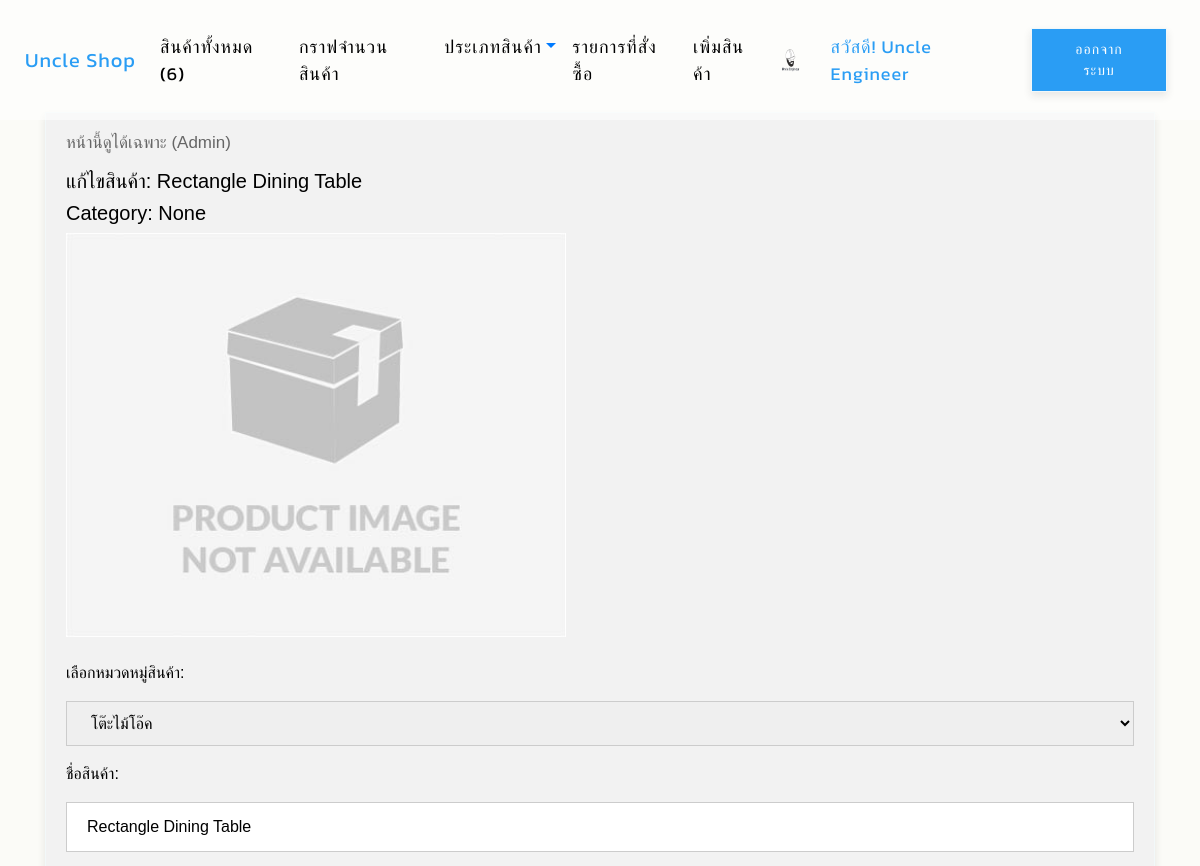
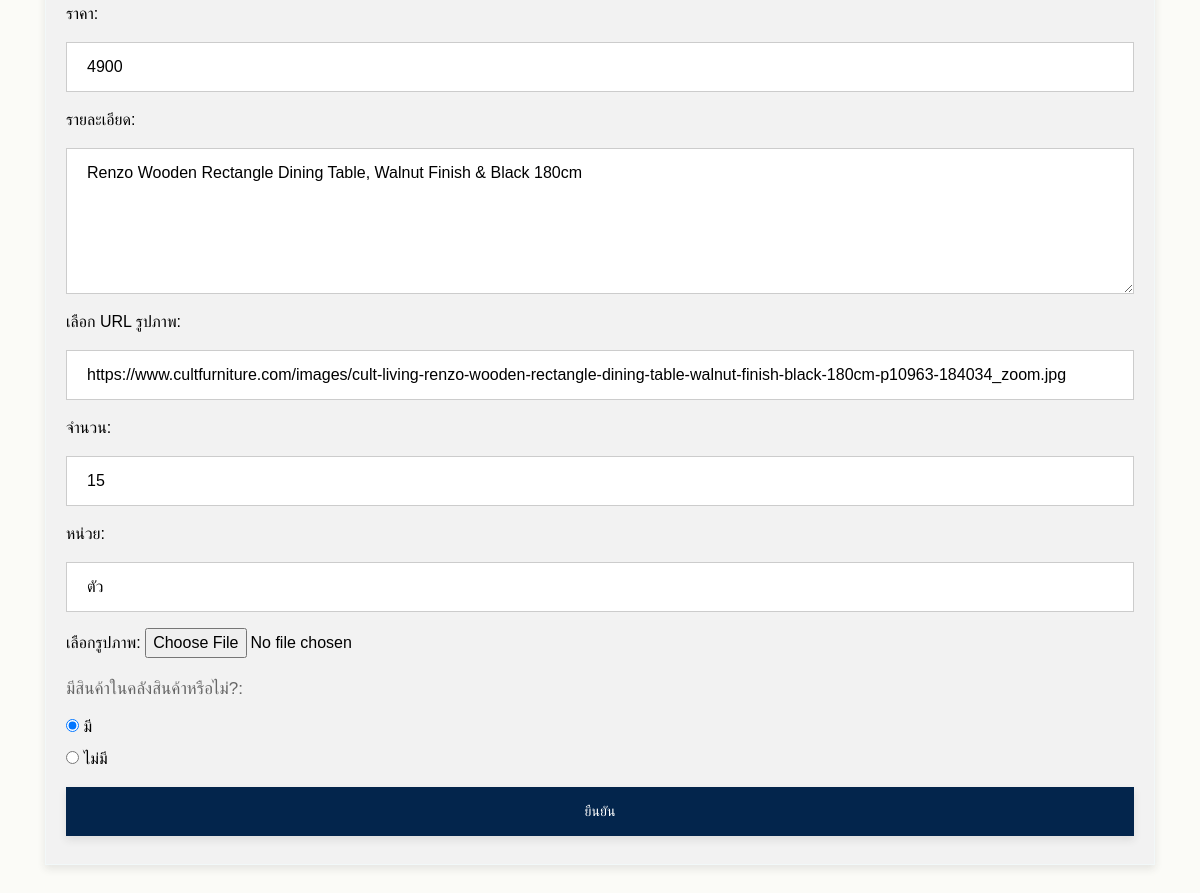
Before: /editproduct/7/ (signed in) with the older database file (2 pictures, top to bottom).
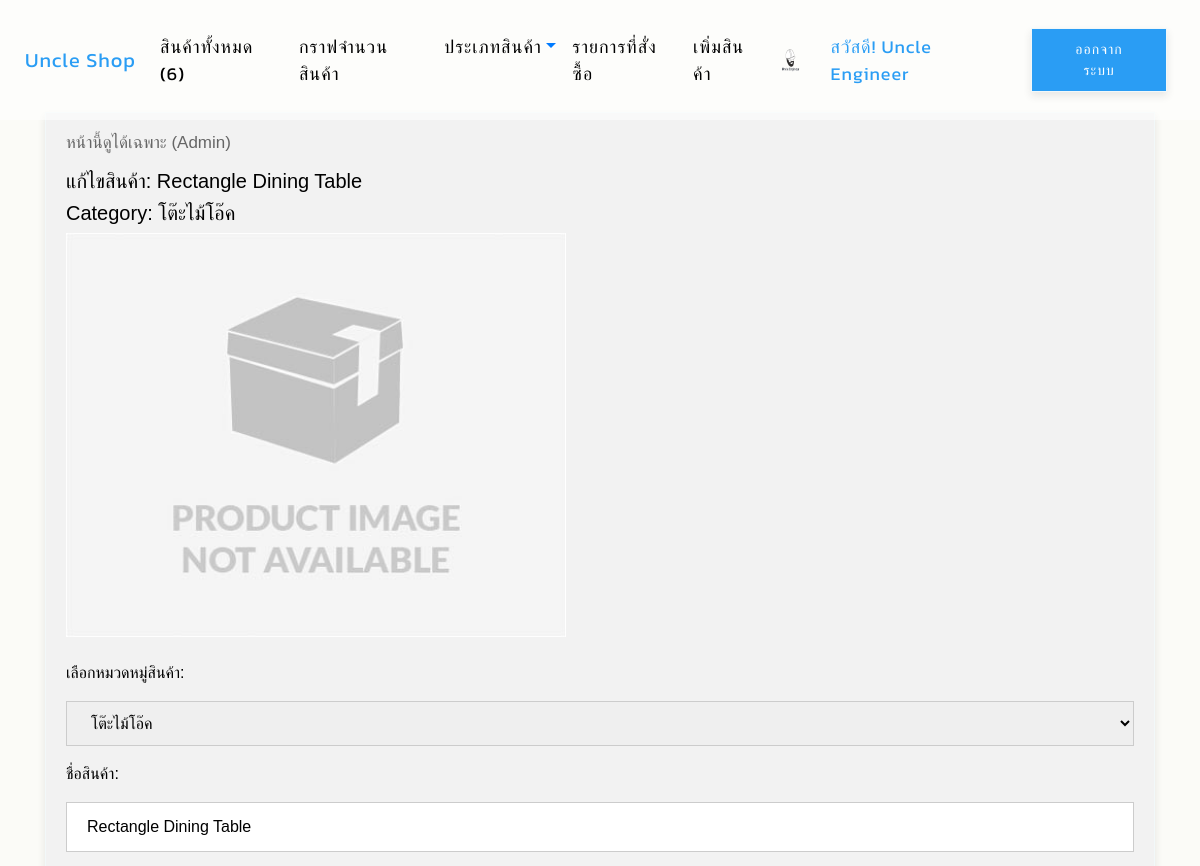
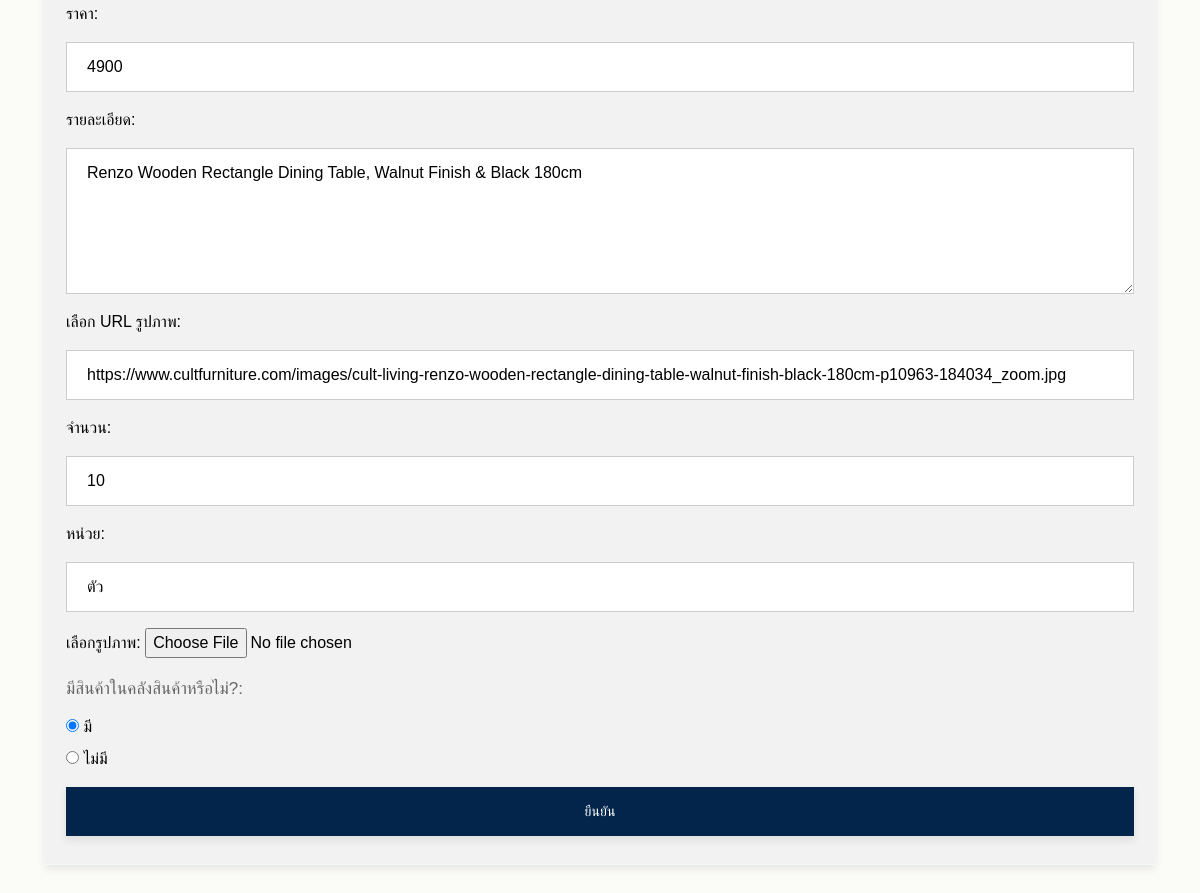
After: the same page with the newer database file (2 pictures, top to bottom).
### app_uncle_shop/models.py (models this page shows, shortened)
class AllProduct(models.Model):
    category_name = models.ForeignKey(
        Category, on_delete=models.CASCADE, null=True, blank=True)
    name = models.CharField(max_length=100)
    price = models.CharField(max_length=100)
    detail = models.TextField(null=True, blank=True)
    imageurl = models.CharField(max_length=200, null=True, blank=True)
    instock = models.BooleanField(default=True)
    quantity = models.IntegerField(default=1)
    unit = models.CharField(max_length=200, default='-')
    images = models.ImageField(upload_to="products", null=True, blank=True)

class Category(models.Model):
    category_name = models.CharField(max_length=250, default='สินค้าทั่วไป')
    detail = models.TextField(null=True, blank=True)
    def __str__(self):
        return self.category_name

### app_uncle_shop/views.py (the view, shortened to what this page needs)
# urls.py: path('editproduct/<int:productid>/', edit_product, name='edit-product-page'),
@login_required
def edit_product(request, productid):
    check = check_not_addmin(request)
    if check:
        return redirect("home-page")
    all_products = AllProduct.objects.get(id=productid)
    all_category = Category.objects.all()
    all_products = AllProduct.objects.get(id=productid)
    context = {"all_products": all_products, "all_category": all_category}
    return render(request, 'app_uncle_shop/edit-product.html', context)

### app_uncle_shop/templatetags/custom_tags.py (called while the page is built)
@register.simple_tag
def show_all_product():
    count = AllProduct.objects.count()
    return count

@register.inclusion_tag("app_uncle_shop/all-category.html")
def all_category():
    category = Category.objects.all()
    return {"categories": category}

### app_uncle_shop/views.py (called while the page is built)
def check_not_addmin(request):
    if request.user.profile.usertype != 'admin':
        return True
    else:
        return False

### app_uncle_shop/templates/app_uncle_shop/edit-product.html (shortened to what this page needs)
{% extends 'app_uncle_shop/index.html' %}
{% block content %}
<!DOCTYPE html>
<html>
<body>
<div class="card-container">
  <div class="text-color-black">
    <p>หน้านี้ดูได้เฉพาะ (Admin)</p>
    <h5>แก้ไขสินค้า: {{all_products.name}}</h5>
    <h5>Category: {{all_products.category_name}}</h5>
    <img src="{{all_products.images.url}}" width="500px" /><br /><br />
    <form method="POST" enctype="multipart/form-data">
      <div class="form-group">
        <label for="all_category">เลือกหมวดหมู่สินค้า:</label>
        <select name="all_category" id="all_category" type="select">
        {% for cat in all_category %}
          {% if cat.category_name == all_products.category_name.category_name %}
          <option selected="selected">{{cat.category_name}}</option>
          {% else %}
          <option>{{cat.category_name}}</option>
          {% endif %}
        {% endfor %}
          </select>
      </div>
      <div class="form-group">
        <form action="/action_page.php">
        <label for="name">ชื่อสินค้า:</label>
        <input
          type="text"
          id="name"
          placeholder="ชื่อสินค้า..."
          name="name"
          value="{{all_products.name}}"
        />
      </div>
      <div class="form-group">
        <label for="price">ราคา:</label>
        <input
          type="text"
          id="price"
          placeholder="ราคา..."
          name="price"
          value="{{all_products.price}}"
        />
      </div>
      <div class="form-group">
        <label for="detail">รายละเอียด:</label>
        <textarea
          rows="5"
          id="detail"
          placeholder="รายละเอียด..."
          name="detail"
        >{{all_products.detail}}</textarea>
      </div>
      <div class="form-group">
        <label for="imageurl">เลือก URL รูปภาพ:</label>
        <input
          type="text"
          id="imageurl"
          placeholder="เลือก URL รูปภาพ..."
          name="imageurl"
          value="{{all_products.imageurl}}"
        />
      </div>
      <div class="form-group">
        <label for="quantity">จำนวน:</label>
        <input
          type="text"
          id="quantity"
          placeholder="จำนวน..."
          name="quantity"
          value="{{all_products.quantity}}"
        />
      </div>
      <div class="form-group">
        <label for="unit">หน่วย:</label>
        <input
          type="text"
          id="unit"
          placeholder="หน่วย..."
          name="unit"
          value="{{all_products.unit}}"
        />
      </div>
      <div class="form-group">
        <label for="imageupload">เลือกรูปภาพ:</label>
        <input
          type="file"
          id="imageupload"
          placeholder="เลือกรูปภาพ..."
          name="imageupload"
        />
      </div>
      <div class="-form-group">
        <p>มีสินค้าในคลังสินค้าหรือไม่?:</p>
        {% if all_products.instock %}
          <input type="radio" id="yes_instock" name="instock" value="yes_instock" checked/>
          <label for="">มี</label><br>
          <input type="radio" id="no_instock"  name="instock"value="no_instock" />
          <label for="">ไม่มี</label><br>
          {% else %}
          <input type="radio" id="yes_instock" name="instock" value="yes_instock" />
          <label for="">มี</label><br>
          <input type="radio" id="no_instock"  name="instock"value="no_instock" checked/>
          <label for="">ไม่มี</label><br>
          {% endif %}
      </div>
      <button type="submit" class="button-dark-blue">ยืนยัน</button>
    </form>
  </div>
</div>
</body>
</html>
{% endblock content %}

Changed rows visible on the page:
changed AllProduct "Rectangle Dining Table": category_name "None" → "โต๊ะไม้โอ๊ค"; quantity "15" → "10"
